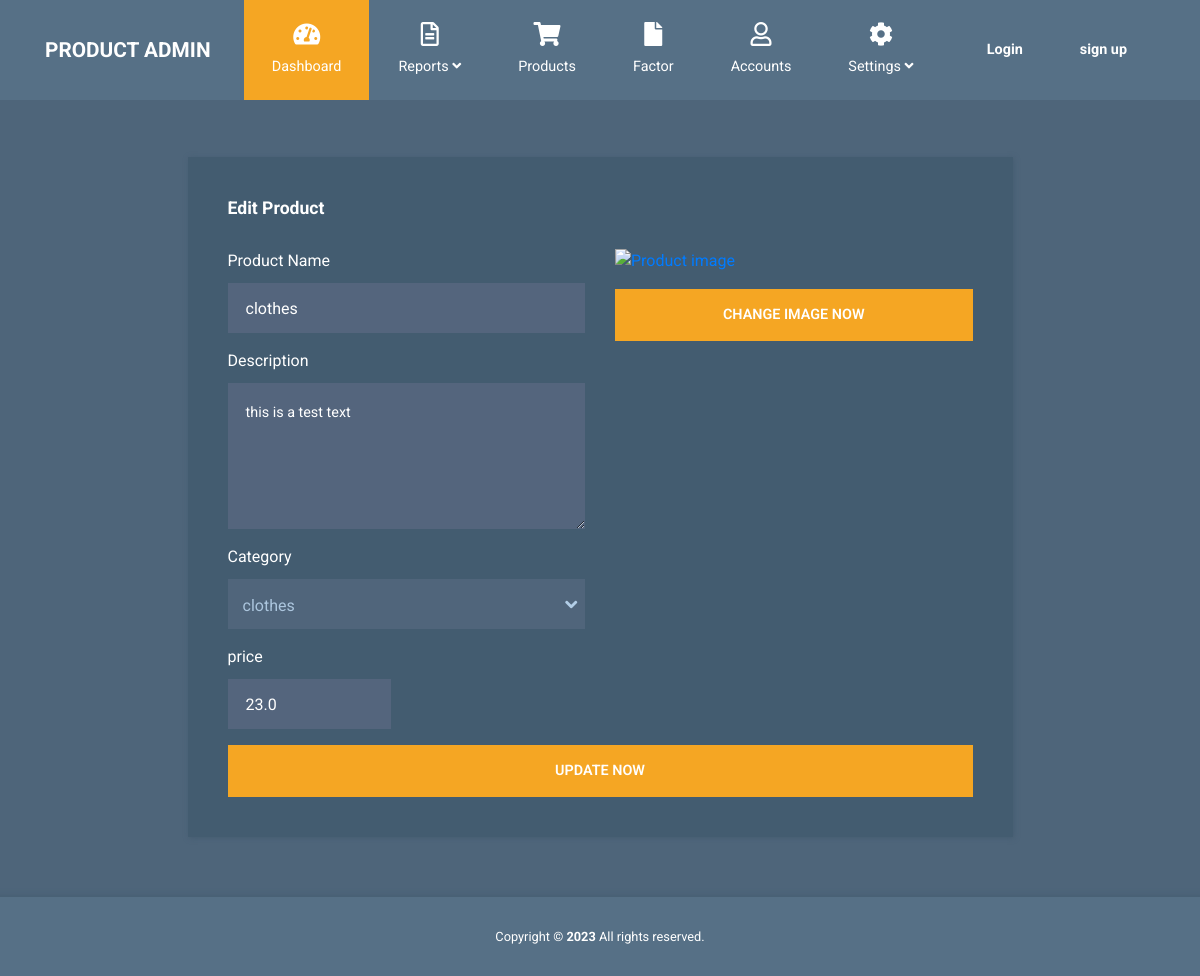
The app's page /products/5/ with its own data.
### product/models.py (models this page shows, shortened)
class Product(models.Model):
    name = models.CharField(verbose_name="نام محصول", max_length=100)
    dec = models.CharField(verbose_name="توضیخات", max_length=500, blank=True, null=True)
    Category = models.ForeignKey(Category, verbose_name="دسته", on_delete=models.CASCADE)
    price = models.FloatField()

class Category(models.Model):
    name = models.CharField(verbose_name="نام دسته", max_length=100)
    display = models.BooleanField(verbose_name="نمایش داده شود؟")
    def __str__(self):
        return self.name

### product/views.py (the view)
# urls.py: path('products/<int:pid>/', Edit_ProductsView.as_view(), name='edit_products'),
class Edit_ProductsView(View):
    def get(self, request, pid):
        product = get_object_or_404(Product,pk=pid)
        return render(request, 'products/edit-products.html', {'product':product})

### product/templates/products/edit-products.html (shortened to what this page needs)
{% extends 'main.html' %} {% block content %} {% load static %}
  <body>
    <div class="container tm-mt-big tm-mb-big">
      <div class="row">
        <div class="col-xl-9 col-lg-10 col-md-12 col-sm-12 mx-auto">
          <div class="tm-bg-primary-dark tm-block tm-block-h-auto">
            <div class="row">
              <div class="col-12">
                <h2 class="tm-block-title d-inline-block">Edit Product</h2>
              </div>
            </div>
            <div class="row tm-edit-product-row">
              <div class="col-xl-6 col-lg-6 col-md-12">
                <form action="" method="post" class="tm-edit-product-form">
                  <div class="form-group mb-3">
                    <label
                      for="name"
                      >Product Name
                    </label>
                    <input
                      id="name"
                      name="name"
                      type="text"
                      value="{{ product.name }}"
                      class="form-control validate"
                    />
                  </div>
                  <div class="form-group mb-3">
                    <label
                      for="description"
                      >Description</label
                    >
                    <textarea
                      class="form-control validate tm-small"
                      rows="5"
                      required
                    >{{ product.dec }}</textarea>
                  </div>
                  <div class="form-group mb-3">
                    <label
                      for="category"
                      >Category</label
                    >
                    <select
                      class="custom-select tm-select-accounts"
                      id="category"
                    >
                      <option value="1" selected>{{ product.Category }}</option>
                    </select>
                  </div>
                  <div class="row">
                      <div class="form-group mb-3 col-xs-12 col-sm-6">
                          <label
                            for="expire_date"
                            >price
                          </label>
                          <input
                            id="expire_date"
                            name="price"
                            type="text"
                            value="{{ product.price }}"
                            class="form-control validate"
                            data-large-mode="true"
                          />
                        </div>
                  </div>
              </div>
              <div class="col-xl-6 col-lg-6 col-md-12 mx-auto mb-4">
                <div class="tm-product-img-edit mx-auto">
                  <a href="/static/images/{{product.img}}">
                  <img src="/static/images/{{product.img}}" alt="Product image" class="img-fluid d-block mx-auto">
                  </a>
                </div>
                <div class="custom-file mt-3 mb-3">
                  <input
                    type="button"
                    class="btn btn-primary btn-block mx-auto"
                    value="CHANGE IMAGE NOW"
                    onclick="document.getElementById('fileInput').click();"
                  />
                </div>
              </div>
              <div class="col-12">
                <button type="submit" class="btn btn-primary btn-block text-uppercase">Update Now</button>
              </div>
            </div>
          </div>
        </div>
      </div>
    </div>
  </body>
</html>
{% endblock %}

### static/css/templatemo-style.css (style rules this page uses)
html { font-size: 16px; overflow-x: hidden; }
body { font-family: Roboto, Helvetica, Arial, sans-serif; background-color: #4e657a; overflow-x: hidden; }
a { transition: all 0.3s ease; }
.tm-mt-big { margin-top: 57px; }
.tm-mb-big { margin-bottom: 60px; }
.tm-block { padding: 40px; -webkit-box-shadow: 1px 1px 5px 0 #455c71; -moz-box-shadow: 1px 1px 5px 0 #455c71; box-shadow: 1px 1px 5px 0 #455c71; min-height: 350px; height: 100%; max-height: 450px; }
.tm-block-h-auto { min-height: 1px; max-height: none; height: auto; }
.tm-block-title { font-size: 1.1rem; font-weight: 700; color: #fff; margin-bottom: 30px; }
.tm-small { font-size: 90%; }
.form-control { background-color: #54657d; color: #fff; border: 0; }
.form-group label { color: #fff; margin-bottom: 10px; }
.form-control { padding: 19px 18px; border-radius: 0; height: 50px; }
.form-group { margin-bottom: 15px; }
.btn { border-radius: 0; padding: 13px 28px; transition: all 0.2s ease; max-width: 100%; }
.btn-primary { color: #fff; background-color: #f5a623; border: 2px solid #f5a623; font-size: 90%; font-weight: 600; }
.tm-bg-primary-dark { background-color: #435c70; }
.custom-select { width: 100%; border: none; color: #acc6de; height: 50px; -webkit-appearance: none; -moz-appearance: none; -ms-appearance: none; -o-appearance: none; appearance: none; -webkit-border-radius: 0; -moz-border-radius: 0; -ms-border-radius: 0; -o-border-radius: 0; border-radius: 0; padding: 15px; background: url(../img/arrow-down.png) 98% no-repeat #50657b; }
.custom-select { height: 50px; border-radius: 0; }
.tm-product-img-edit { max-width: 100%; position: relative; }

### records on screen
Product: name "clothes", dec "this is a test text", Category.name "clothes", price "23.0"
